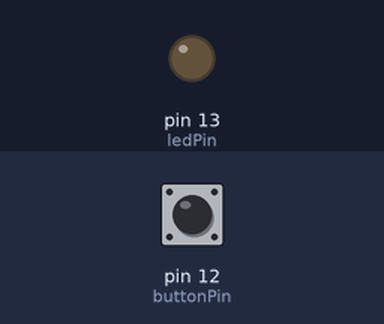
Bench run of a sketch on a simulated Arduino Uno, built with avr-gcc and run on an emulated ATmega328P. On the bench: output pins drawn as LEDs (lit = HIGH). The inputs (shaded band) are chosen by the test bench; at power-on: pin 12 (buttonPin) LOW.

Above: at 1.2 s.
1.3 s: pin 12 (buttonPin) pulled HIGH for 0.15 s
At 8.8 s:
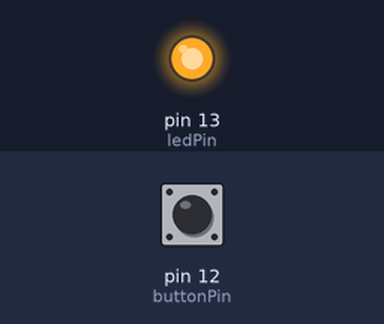
Timing chart, 0 to 10.3 s (numbered marks = the images above; inputs shaded):
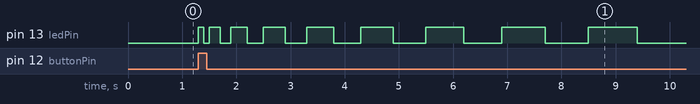

Measured:
- after the input at 1.3 s, pin 13 (ledPin): LOW → HIGH at once, → LOW 0.10 s later, → HIGH 0.10 s later, → LOW 0.20 s later, … (18 changes in this stretch)

The sketch:

Button.ino
```cpp
const int buttonPin = 12;
const int ledPin =  13;
int buttonState = 0;

void setup() {
  pinMode(ledPin, OUTPUT);
  pinMode(buttonPin, INPUT);
}

void loop() {
  buttonState = digitalRead(buttonPin);
  if (buttonState == HIGH) {
    for (int i =0; i<100;i++){
    digitalWrite(ledPin, HIGH);
    delay(100 * i);
    digitalWrite(ledPin, LOW);
    delay(100 * i);
    }
  } else {
    digitalWrite(ledPin, LOW);
  }
}
```
